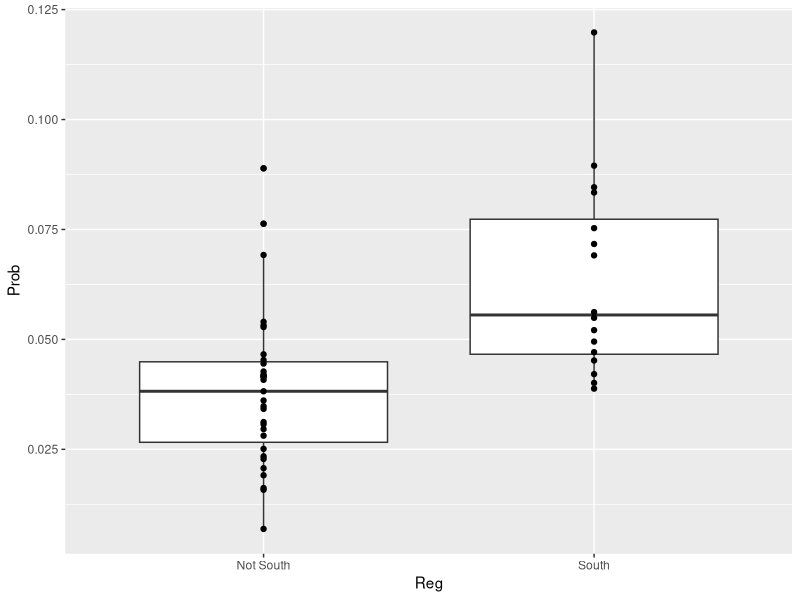

Write R code to recreate this figure.
## ---- chunk 1
knitr::opts_chunk$set(echo = TRUE)
## ---- chunk 2
library(MASS)
library(ggplot2)
        
## ---- chunk 3
head(UScrime)
str(UScrime)
## ---- chunk 4
UScrime$Reg <- factor(UScrime$So,
                      levels = c(0,1),
                      labels = c("Not South", "South"))
## ---- chunk 5
qplot(Reg, Prob, data = UScrime, geom = c("boxplot","point"))
## ---- chunk 6
t.test(Prob ~ Reg, data = UScrime)
## ---- chunk 7
t.test(log(Prob / (1-Prob)) ~ Reg, data = UScrime)
## ---- chunk 8
# Calculate mean and sd from the dataset
sapply(UScrime[c("U1","U2")], function(x)(c(mean = mean(x), sd = sd(x))))
with(UScrime, t.test(U1, U2, paired = TRUE))
## ---- chunk 9
# Incarcenation rate in Southern and non Southern states
with(UScrime, by(Prob, So, median))
# Two independent groups. Non parametric test Wilcoxon rank sum test. Are they different?
wilcox.test(Prob ~ So, data = UScrime)
# Two dependent groups. Calculate median rate of unemployment rate from dataset
sapply(UScrime[c("U1","U1")], median)
# For dependent sample use Wilcoxon signed rank test
with(UScrime, wilcox.test(U1, U2, paired = TRUE))
## ---- chunk 10
# Get region from the original dataset
states <- as.data.frame(cbind(state.region, state.x77))
# Apply the test now
kruskal.test(Illiteracy ~ state.region, data = states)
